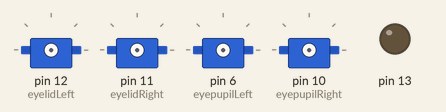
Simulated run of this sketch. Board: Arduino Mega 2560, built with avr-gcc and run on an emulated ATmega2560. Shown: 4 × servo, output pins drawn as LEDs (lit = HIGH). The audio player accepts every command and is not drawn.

Above: at 0.1 s.
At 3.39 s:
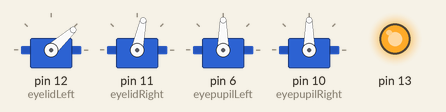
At 12.85 s:
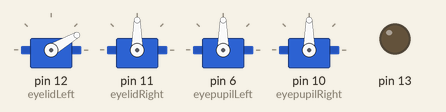
At 20.67 s:
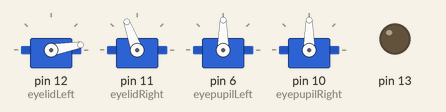
At 25.69 s:
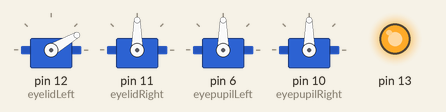
At 34.87 s:
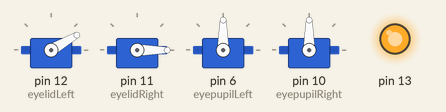
Timing chart, 0 to 40.0 s (numbered marks = the images above):
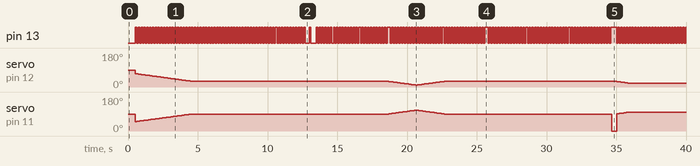

The sketch:

WRO_player_0.13.2.ino
```cpp
#include <DFRobotDFPlayerMini.h>

DFRobotDFPlayerMini myDFPlayer;

#include <Servo.h>

#define CLOSE_LEFT_EYE 70
#define CLOSE_RIGHT_EYE 50
#define DELTA_EYE 20

Servo eyelidLeft;
Servo eyelidRight;
Servo eyepupilLeft;
Servo eyepupilRight;

uint32_t myTimer1 = millis();
uint32_t myTimer2 = millis();
uint32_t myTimer3 = millis();
uint32_t myTimer4 = millis();

int currentPosition = 0;
int desiredPosition = 0;
int pos = 0;
int condition = 1, conditionOld = 0, conditionRec = 0;

void eye()
{
  if (currentPosition > desiredPosition)
    currentPosition -= 1;
  else if (currentPosition < desiredPosition)
    currentPosition += 1;

  eyelidLeft.write(CLOSE_LEFT_EYE - currentPosition);
  eyelidRight.write(CLOSE_RIGHT_EYE + currentPosition);
}

void right() {
  while (1)
  {
    for (pos = 0; pos <= 0; pos += 1) { // goes from 0 degrees to 180 degrees
      // in steps of 1 degree
      eyelidRight.write(pos);            // tell servo to go to position in variable 'pos'
      myDFPlayer.play(11);
      delay(300);    // waits 15 ms for the servo to reach the position

    }
    break;
  }
}

void setup()
{
  Serial.begin(9600);         //инициализируем UART USB
  Serial1.begin(9600);        //инициализируем UART связи со светом
  Serial3.begin(9600);        //инициализируем UART связи с плеером
  myDFPlayer.begin(Serial3);  //инициализируем плеер
  myDFPlayer.volume(15);

  eyelidLeft.attach(12);      //инициализируем сервопривод левых век
  eyelidRight.attach(11);     //инициализируем сервопривод правых век
  eyepupilLeft.attach(6);      //инициализируем сервопривод левых век
  eyepupilRight.attach(10);     //инициализируем сервопривод правых век

  myTimer3 = millis();        //Обнуляем таймер

  pinMode(13, 1);
}

void loop()
{
  (millis() % 200 > 100) ? digitalWrite(13, 1) : digitalWrite(13, 0); //пример короткой записи if/else
  Serial.println();
  if (millis() - myTimer2 > 20)   //плавное движение серв
  {
    myTimer2 = millis();
    eye();
  }

  if (Serial1.available() > 0)
  {
    conditionRec = Serial1.read();
  }

  if (condition != conditionRec) {
    delay(100);
    Serial1.write(condition);
    //Serial.println(condition);//отправляем состояние "приветствия" контроллеру управления светом
    conditionOld = condition;
  }

  switch (condition)
  {
    case 1:
      Serial1.write(condition);
      desiredPosition = 40;
      myDFPlayer.play(1);             //привествие
      condition++;
      break;
    case 2:
      if (millis() - myTimer3 > 10000)
        condition++;
      break;
    case 3:
      myDFPlayer.play(2);             //я умею показывать различные эмоции
      condition++;
      break;
    case 4:
      if (millis() - myTimer3 > 14000) {
        condition++;
      }
      break;
    case 5:
      myDFPlayer.play(3);           //радость
      condition++;
      break;
    case 6:
      if (millis() - myTimer3 > 16000) {
        condition++;
      }
      break;
    case 7:
      myDFPlayer.play(4);          //грусть/
      condition++;
      break;
    case 8:
      if (millis() - myTimer3 > 18000) {
        condition++;
      }
      break;
    case 9:
      desiredPosition = 100;
      myDFPlayer.play(5);         //удивление
      condition++;
      break;
    case 10:
      if (millis() - myTimer3 > 20000) {
        condition++;
      }
      break;
    case 11:
      desiredPosition = 20;
      myDFPlayer.play(6);       //злость
      condition++;
      break;
    case 12:
      if (millis() - myTimer3 > 22000) {
        condition++;
      }
      break;
    case 13:
      desiredPosition = 40;
      myDFPlayer.play(7);     //смущение
      condition++;
      break;
    case 14:
      if (millis() - myTimer3 > 25000) {
        condition++;
      }
      break;
    case 15:
      myDFPlayer.play(8);    //нейтральное
      condition++;
      break;
    case 16:
      if (millis() - myTimer3 > 28000) {
        condition++;
      }
      break;
    case 17:
      myDFPlayer.play(9);    //А еще я умею
      condition++;
      break;
    case 18:
      if (millis() - myTimer3 > 31000) {
        condition++;
      }
      break;
    case 19:
      myDFPlayer.play(10);    //шевелить глазами
      condition++;
      break;
    case 20:
      if (millis() - myTimer3 > 34000) {
        condition++;
      }
      break;
    case 21:
      right();
      desiredPosition = 50;    //подмигивать
      condition++;
      break;
    case 22:
      if (millis() - myTimer3 > 37000) {
        condition++;
      }
      break;

    case 23:
      myDFPlayer.play(12);    //имитировать ходьбу
      condition++;
      break;
    case 24:
      if (millis() - myTimer3 > 40000) {
        condition++;
      }
      break;
  }
}

/*
   myDFPlayer.next();  //Play next mp3
   myDFPlayer.previous();  //Play previous mp3
   myDFPlayer.play(1);  //Play the first mp3
   myDFPlayer.loop(1);  //Loop the first mp3
   myDFPlayer.pause();  //pause the mp3
   myDFPlayer.start();  //start the mp3 from the pause
   myDFPlayer.playFolder(15, 4);  //play specific mp3 in SD:/15/004.mp3; Folder Name(1~99); File Name(1~255)
   myDFPlayer.enableLoopAll(); //loop all mp3 files.
   myDFPlayer.disableLoopAll(); //stop loop all mp3 files.
   myDFPlayer.playMp3Folder(4); //play specific mp3 in SD:/MP3/0004.mp3; File Name(0~65535)
   myDFPlayer.advertise(3); //advertise specific mp3 in SD:/ADVERT/0003.mp3; File Name(0~65535)
   myDFPlayer.stopAdvertise(); //stop advertise
   myDFPlayer.playLargeFolder(2, 999); //play specific mp3 in SD:/02/004.mp3; Folder Name(1~10); File Name(1~1000)
   myDFPlayer.loopFolder(5); //loop all mp3 files in folder SD:/05.
   myDFPlayer.randomAll(); //Random play all the mp3.
   myDFPlayer.enableLoop(); //enable loop.
   myDFPlayer.disableLoop(); //disable loop.
*/
```

Measured:
- by itself, pin 13: moves between LOW and HIGH, repeating every 16.2 s
- by itself, servo on pin 12 (eyelidLeft): 90° → 70° at 0.51 s, → 69° 0.13 s later, → 68° 0.10 s later, → 67° 0.10 s later, … (91 changes in this stretch)
- by itself, servo on pin 11 (eyelidRight): 90° → 50° at 0.51 s, → 51° 0.13 s later, → 52° 0.10 s later, → 53° 0.10 s later, … (92 changes in this stretch)
